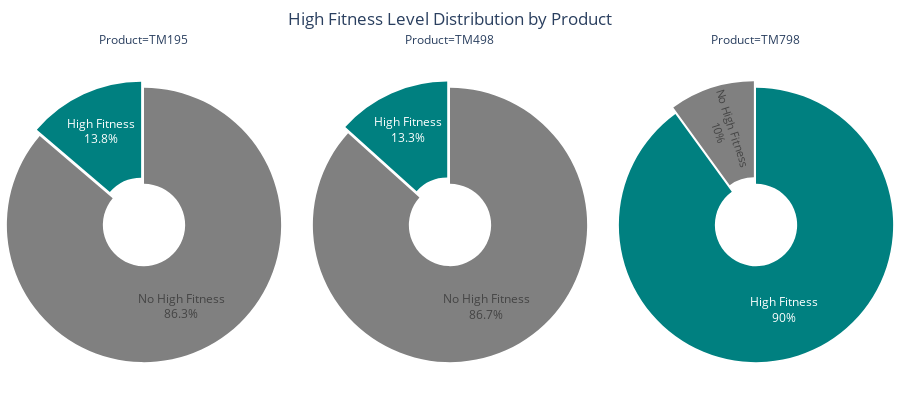

Here is the notebook cell this chart was saved with:
### Code cell
# Grouping by product and gender and counting the number of occurrences
high_fitness_df = df[['Product','high_fitness']].value_counts().reset_index().rename(columns={0:'count'})
high_fitness_df['high_fitness'] = high_fitness_df['high_fitness'].apply(lambda x: 'High Fitness' if x == 1 else 'No High Fitness')

# Creating pie charts for each product
pie2 = px.pie(high_fitness_df, values='count', names='high_fitness', title='High Fitness Level Distribution by Product', facet_col='Product',
             color='high_fitness', hole=0.3, labels={'Age': 'Count'},
             color_discrete_map={'High Fitness': 'teal', 'No High Fitness': 'grey'}  # Custom color map
             )

# Adding product information to the pie charts
pie2.update_traces(textposition='inside', textinfo='percent+label', pull=[0, 0.05])  # Adjust pull for better visibility

# Updating layout for better appearance
pie2.update_layout(
    margin=dict(l=0, r=0, b=0, t=50),  # Adjust margins
    showlegend=False,  # Hide legend
    title_x = 0.5,  # Center title
    height=400  # Set height for better aspect ratio
)

pie2.show()

### Figure 1 — Plotly figure (JSON) as saved in the notebook; plotly's stock layout.template omitted (floating-point values rounded to 4 significant figures)
{"data": [{"customdata": [["No High Fitness"], ["High Fitness"]], "domain": {"x": [0, 0.32], "y": [0, 1]}, "hole": 0.3, "hovertemplate": "Product=TM195<br>high_fitness=%{customdata[0]}<br>count=%{value}<extra></extra>", "labels": ["No High Fitness", "High Fitness"], "legendgroup": "", "marker": {"colors": ["grey", "teal"]}, "name": "", "pull": [0, 0.05], "showlegend": true, "textinfo": "percent+label", "textposition": "inside", "type": "pie", "values": [69, 11]}, {"customdata": [["No High Fitness"], ["High Fitness"]], "domain": {"x": [0.34, 0.66], "y": [0, 1]}, "hole": 0.3, "hovertemplate": "Product=TM498<br>high_fitness=%{customdata[0]}<br>count=%{value}<extra></extra>", "labels": ["No High Fitness", "High Fitness"], "legendgroup": "", "marker": {"colors": ["grey", "teal"]}, "name": "", "pull": [0, 0.05], "showlegend": true, "textinfo": "percent+label", "textposition": "inside", "type": "pie", "values": [52, 8]}, {"customdata": [["High Fitness"], ["No High Fitness"]], "domain": {"x": [0.68, 1.0], "y": [0, 1]}, "hole": 0.3, "hovertemplate": "Product=TM798<br>high_fitness=%{customdata[0]}<br>count=%{value}<extra></extra>", "labels": ["High Fitness", "No High Fitness"], "legendgroup": "", "marker": {"colors": ["teal", "grey"]}, "name": "", "pull": [0, 0.05], "showlegend": true, "textinfo": "percent+label", "textposition": "inside", "type": "pie", "values": [36, 4]}], "layout": {"annotations": [{"font": {}, "showarrow": false, "text": "Product=TM195", "x": 0.16, "xanchor": "center", "xref": "paper", "y": 1, "yanchor": "bottom", "yref": "paper"}, {"font": {}, "showarrow": false, "text": "Product=TM498", "x": 0.5, "xanchor": "center", "xref": "paper", "y": 1, "yanchor": "bottom", "yref": "paper"}, {"font": {}, "showarrow": false, "text": "Product=TM798", "x": 0.84, "xanchor": "center", "xref": "paper", "y": 1, "yanchor": "bottom", "yref": "paper"}], "height": 400, "legend": {"tracegroupgap": 0}, "margin": {"b": 0, "l": 0, "r": 0, "t": 50}, "showlegend": false, "title": {"text": "High Fitness Level Distribution by Product", "x": 0.5}}}
